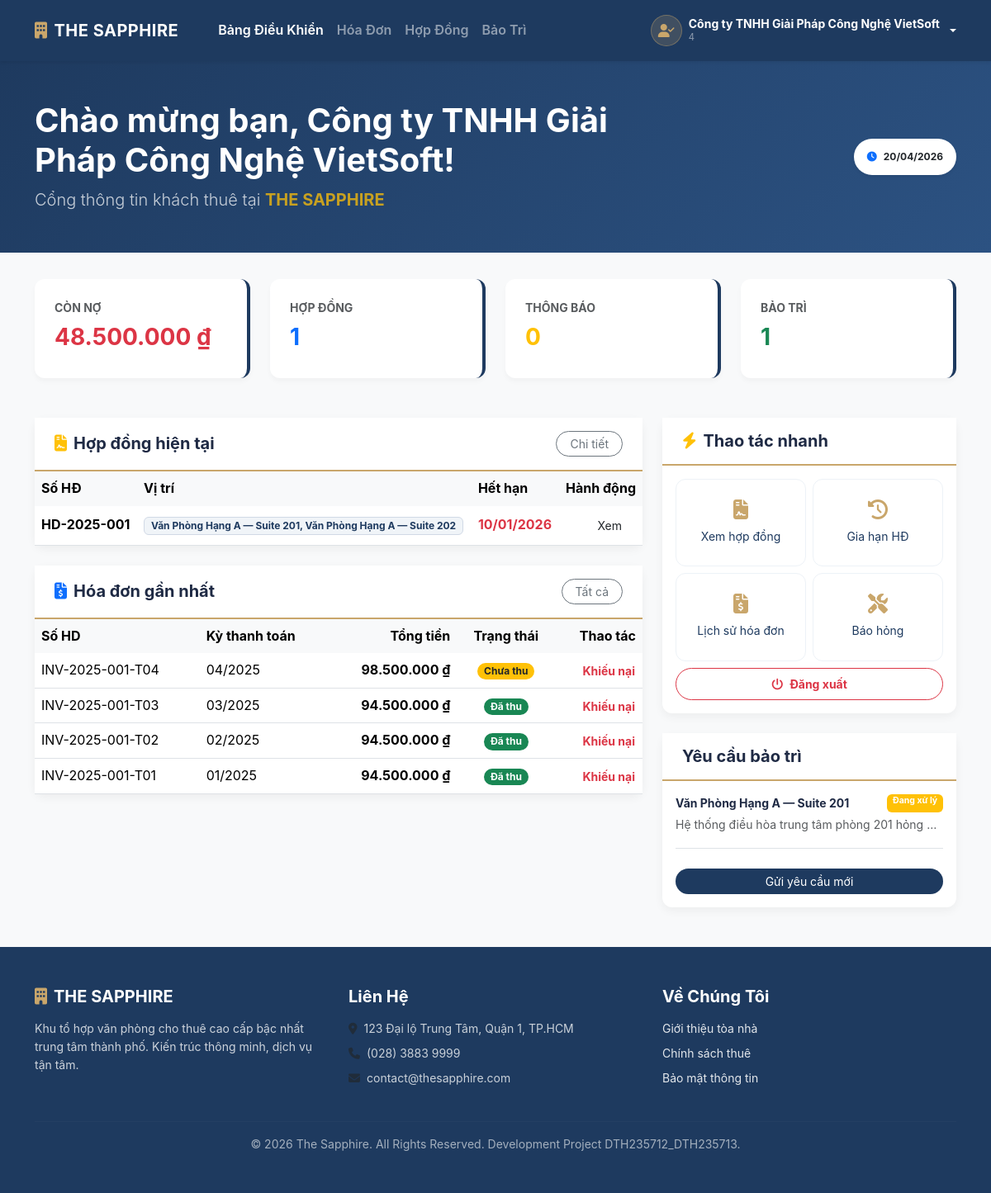
The page /modules/tenant/dashboard.php (signed in) on the database its author committed.
### tables this page shows
CREATE TABLE HOP_DONG (
    soHopDong VARCHAR(50) PRIMARY KEY,
    maKH VARCHAR(20) NOT NULL,
    maNV VARCHAR(20),
    ngayLap DATE,
    ngayBatDau DATE,
    ngayThanhToanDauTien DATE NULL,
    ngayHetHanCuoiCung DATE NULL,
    ngayKetThuc DATE,
    tienTienCoc DECIMAL(15,2) DEFAULT 0.00,
    trangThai TINYINT DEFAULT 1 COMMENT '1: Hieu luc, 0: Ket thuc, 2: Huy, 3: ChoDuyet',
    ngayHuy DATE NULL,
    lyDoHuy TEXT NULL,
    deleted_at DATETIME DEFAULT NULL,
    CONSTRAINT fk_hop_dong_kh FOREIGN KEY (maKH) REFERENCES KHACH_HANG(maKH),
    CONSTRAINT fk_hop_dong_nv FOREIGN KEY (maNV) REFERENCES NHAN_VIEN(maNV)
);

CREATE TABLE HOA_DON (
    soHoaDon VARCHAR(50) PRIMARY KEY,
    soHopDong VARCHAR(50) NOT NULL,
    thang INT NOT NULL,
    nam INT NOT NULL,
    tongTien DECIMAL(15,2) DEFAULT 0.00,
    soTienDaNop DECIMAL(15,2) DEFAULT 0.00,
    soTienConNo DECIMAL(15,2) DEFAULT 0.00,
    trangThai VARCHAR(20) NOT NULL DEFAULT 'ConNo' COMMENT 'ConNo | DaThuMotPhan | DaThu | Void | Huy',
    kyThanhToan VARCHAR(20) NOT NULL COMMENT 'Dinh dang MM/YYYY',
    lyDo TEXT NULL,
    maNV VARCHAR(50) NULL,
    loaiHoaDon VARCHAR(20) DEFAULT 'Chinh' COMMENT 'Chinh | CreditNote',
    ngayLap DATETIME DEFAULT CURRENT_TIMESTAMP,
    created_at DATETIME DEFAULT CURRENT_TIMESTAMP,
    deleted_at DATETIME DEFAULT NULL,
    CONSTRAINT fk_hoa_don_hd FOREIGN KEY (soHopDong) REFERENCES HOP_DONG(soHopDong),
    CONSTRAINT fk_hd_nv FOREIGN KEY (maNV) REFERENCES NHAN_VIEN(maNV)
);

CREATE TABLE MAINTENANCE_REQUEST (
    id VARCHAR(50) PRIMARY KEY,
    maPhong VARCHAR(50) NOT NULL,
    moTa TEXT NOT NULL,
    nguoiYeuCau VARCHAR(20),
    trangThai TINYINT DEFAULT 0 COMMENT '0: Cho tiep nhan, 1: Dang xu ly, 2: Hoan thanh, 3: Huy',
    mucDoUT TINYINT DEFAULT 1 COMMENT '1: Thap, 2: Trung Binh, 3: Cao, 4: Khan cap',
    created_at DATETIME DEFAULT CURRENT_TIMESTAMP,
    deleted_at DATETIME DEFAULT NULL,
    CONSTRAINT fk_maintenance_phong FOREIGN KEY (maPhong) REFERENCES PHONG(maPhong)
);

CREATE TABLE PHONG (
    maPhong VARCHAR(50) PRIMARY KEY,
    maTang VARCHAR(20) NOT NULL,
    tenPhong VARCHAR(100) NOT NULL,
    loaiPhong VARCHAR(50),
    dienTich DECIMAL(10,2),
    soChoLamViec INT DEFAULT 0,
    moTaViTri VARCHAR(200) NULL,
    donGiaM2 DECIMAL(15,2) DEFAULT 0.00,
    giaThue DECIMAL(15,2) NOT NULL DEFAULT 0.00,
    trangThai TINYINT DEFAULT 1 COMMENT '1: Trong, 2: Da thue, 3: Dang sua chua, 4: Lock',
    deleted_at DATETIME DEFAULT NULL,
    CONSTRAINT fk_phong_tang FOREIGN KEY (maTang) REFERENCES TANG(maTang) ON DELETE CASCADE
);

### modules/tenant/dashboard.php (the view, shortened to what this page needs)
<?php
$maKH = $_SESSION['user_id'];
$tenKH = $_SESSION['ten_user'];
$pdo = Database::getInstance()->getConnection();
$stmtHD = $pdo->prepare("SELECT hd.soHopDong, hd.ngayBatDau, hd.ngayKetThuc, hd.trangThai, GROUP_CONCAT(p.tenPhong ORDER BY p.tenPhong SEPARATOR ', ') AS danhSachPhong FROM HOP_DONG hd LEFT JOIN CHI_TIET_HOP_DONG cthd ON hd.soHopDong = cthd.soHopDong LEFT JOIN PHONG p ON cthd.maPhong = p.maPhong WHERE hd.maKH = ? AND hd.trangThai = 1 AND hd.deleted_at IS NULL GROUP BY hd.soHopDong ORDER BY hd.ngayKetThuc ASC LIMIT 5");
$stmtHD->execute([$maKH]);
$hopDongList = $stmtHD->fetchAll(PDO::FETCH_ASSOC);
$stmtHoaDon = $pdo->prepare("SELECT hd.soHoaDon, hd.kyThanhToan, hd.tongTien, hd.soTienConNo, hd.trangThai, hd.loaiHoaDon, hd.ngayLap FROM HOA_DON hd JOIN HOP_DONG h ON hd.soHopDong = h.soHopDong WHERE h.maKH = ? AND hd.deleted_at IS NULL AND hd.loaiHoaDon = 'Chinh' AND hd.trangThai != 'Void' ORDER BY FIELD(hd.trangThai,'ConNo','DaThuMotPhan','DaThu') ASC, hd.ngayLap DESC LIMIT 6");
$stmtHoaDon->execute([$maKH]);
$hoaDonList = $stmtHoaDon->fetchAll(PDO::FETCH_ASSOC);
$stmtNo = $pdo->prepare("SELECT COALESCE(SUM(hd.soTienConNo), 0) as tong_no FROM HOA_DON hd JOIN HOP_DONG h ON hd.soHopDong = h.soHopDong WHERE h.maKH = ? AND hd.trangThai IN ('ConNo','DaThuMotPhan') AND hd.deleted_at IS NULL");
$stmtNo->execute([$maKH]);
$tongNo = (float)$stmtNo->fetchColumn();
$stmtMR = $pdo->prepare("SELECT mr.id, mr.moTa, mr.trangThai, mr.mucDoUT, mr.created_at, p.tenPhong FROM MAINTENANCE_REQUEST mr JOIN PHONG p ON mr.maPhong = p.maPhong JOIN CHI_TIET_HOP_DONG cthd ON p.maPhong = cthd.maPhong JOIN HOP_DONG h ON cthd.soHopDong = h.soHopDong WHERE h.maKH = ? AND mr.deleted_at IS NULL ORDER BY mr.created_at DESC LIMIT 3");
$stmtMR->execute([$maKH]);
$maintenanceList = $stmtMR->fetchAll(PDO::FETCH_ASSOC);
$stmtTB = $pdo->prepare("SELECT tieuDe, noiDung, ngayGui, loaiThongBao, daDoc FROM THONG_BAO WHERE nguoiNhan = ? AND daDoc = 0 ORDER BY ngayGui DESC LIMIT 5");
$stmtTB->execute([$maKH]);
$thongBaoList = $stmtTB->fetchAll(PDO::FETCH_ASSOC);
$soTBChuaDoc = count($thongBaoList);
$trangThaiMR = [0=>'Chờ tiếp nhận',1=>'Đang xử lý',2=>'Hoàn thành',3=>'Đã hủy'];
$badgeMR     = [0=>'secondary',1=>'warning',2=>'success',3=>'danger'];
include __DIR__ . '/../../includes/public/header.php';
?>
<?php include __DIR__ . '/../../includes/public/navbar.php'; ?>
<main>
    <div class="hero-banner-tenant">
        <div class="container text-center text-md-start">
            <div class="row align-items-center">
                <div class="col-md-8">
                    <h1 class="display-6 fw-bold mb-2">Chào mừng bạn, <?php echo htmlspecialchars($tenKH); ?>!</h1>
                    <p class="lead opacity-75 mb-0">Cổng thông tin khách thuê tại <span class="text-warning fw-bold">THE SAPPHIRE</span></p>
                </div>
                <div class="col-md-4 text-md-end mt-3 mt-md-0">
                    <div class="badge bg-white text-dark p-3 rounded-pill shadow-sm">
                        <i class="fa-solid fa-clock me-2 text-primary"></i><?php echo date('d/m/Y'); ?>
                    </div>
                </div>
            </div>
        </div>
    </div>
    <div class="container pb-5">
        <div class="row g-4 mb-5">
            <div class="col-6 col-lg-3">
                <div class="kpi-box">
                    <div class="small text-muted text-uppercase fw-bold mb-2">Còn nợ</div>
                    <div class="h3 fw-bold text-danger"><?php echo number_format($tongNo,0,',','.'); ?> ₫</div>
                </div>
            </div>
            <div class="col-6 col-lg-3">
                <div class="kpi-box">
                    <div class="small text-muted text-uppercase fw-bold mb-2">Hợp đồng</div>
                    <div class="h3 fw-bold text-primary"><?php echo count($hopDongList); ?></div>
                </div>
            </div>
            <div class="col-6 col-lg-3">
                <div class="kpi-box">
                    <div class="small text-muted text-uppercase fw-bold mb-2">Thông báo</div>
                    <div class="h3 fw-bold text-warning"><?php echo $soTBChuaDoc; ?></div>
                </div>
            </div>
            <div class="col-6 col-lg-3">
                <div class="kpi-box">
                    <div class="small text-muted text-uppercase fw-bold mb-2">Bảo trì</div>
                    <div class="h3 fw-bold text-success"><?php echo count($maintenanceList); ?></div>
                </div>
            </div>
        </div>
        <div class="row g-4">
            <div class="col-lg-8">
                <div class="tenant-card mb-4">
                    <div class="tenant-card-header d-flex justify-content-between align-items-center">
                        <h5 class="m-0 fw-bold text-navy"><i class="fa-solid fa-file-contract me-2 text-warning"></i>Hợp đồng hiện tại</h5>
                        <a href="hop_dong.php?soHopDong=<?php echo $hopDongList[0]['soHopDong'] ?? ''; ?>" class="btn btn-sm btn-outline-secondary rounded-pill px-3">Chi tiết</a>
                    </div>
                    <div class="p-0">
                        <div class="table-responsive">
                            <table class="table table-hover align-middle mb-0">
                                <thead class="table-light">
                                    <tr>
                                        <th class="border-0">Số HĐ</th>
                                        <th class="border-0">Vị trí</th>
                                        <th class="border-0">Hết hạn</th>
                                        <th class="border-0 text-end">Hành động</th>
                                    </tr>
                                </thead>
                                <tbody>
                                    <?php foreach ($hopDongList as $hd):
                                        $ngayHetHan = strtotime($hd['ngayKetThuc']);
                                    ?>
                                        <tr>
                                            <td class="fw-bold"><?php echo $hd['soHopDong']; ?></td>
                                            <td><span class="badge" style="background-color: #f0f4f8; color: #1e3a5f; border: 1px solid #d1d9e6;"><?php echo $hd['danhSachPhong']; ?></span></td>
                                            <td>
                                                <span class="text-danger fw-bold"><?php echo date('d/m/Y', $ngayHetHan); ?></span>
                                            </td>
                                            <td class="text-end">
                                                <div class="d-flex justify-content-end gap-2">
                                                    <a href="hop_dong.php?soHopDong=<?php echo $hd['soHopDong']; ?>" class="btn btn-sm btn-outline-navy rounded-pill px-3">Xem</a>
                                                </div>
                                            </td>
                                        </tr>
                                    <?php endforeach; ?>
                                </tbody>
                            </table>
                        </div>
                    </div>
                </div>
                <div class="tenant-card">
                    <div class="tenant-card-header d-flex justify-content-between align-items-center">
                        <h5 class="m-0 fw-bold text-navy"><i class="fa-solid fa-file-invoice-dollar me-2 text-primary"></i>Hóa đơn gần nhất</h5>
                        <a href="hoa_don.php" class="btn btn-sm btn-outline-secondary rounded-pill px-3">Tất cả</a>
                    </div>
                    <div class="p-0">
                        <div class="table-responsive">
                            <table class="table table-hover align-middle mb-0">
                                <thead class="table-light">
                                    <tr>
                                        <th class="border-0">Số HD</th>
                                        <th class="border-0">Kỳ thanh toán</th>
                                        <th class="border-0 text-end">Tổng tiền</th>
                                        <th class="border-0 text-center">Trạng thái</th>
                                        <th class="border-0 text-end">Thao tác</th>
                                    </tr>
                                </thead>
                                <tbody>
                                    <?php foreach ($hoaDonList as $hd): ?>
                                        <tr>
                                            <td><?php echo $hd['soHoaDon']; ?></td>
                                            <td><?php echo $hd['kyThanhToan']; ?></td>
                                            <td class="text-end fw-bold text-navy"><?php echo number_format($hd['tongTien'],0,',','.'); ?> ₫</td>
                                            <td class="text-center">
                                                <span class="badge rounded-pill <?php echo $hd['trangThai']=='DaThu' ? 'bg-success' : 'bg-warning text-dark'; ?>">
                                                    <?php echo $hd['trangThai']=='DaThu' ? 'Đã thu' : 'Chưa thu'; ?>
                                                </span>
                                            </td>
                                            <td class="text-end">
                                                <a href="tranh_chap.php?soHoaDon=<?php echo $hd['soHoaDon']; ?>" class="btn btn-sm btn-link text-danger text-decoration-none fw-bold p-0">
                                                    Khiếu nại
                                                </a>
                                            </td>
                                        </tr>
                                    <?php endforeach; ?>
                                </tbody>
                            </table>
                        </div>
                    </div>
                </div>
            </div>
            <div class="col-lg-4">
                <div class="tenant-card mb-4 text-navy">
                    <div class="tenant-card-header">
                        <h5 class="m-0 fw-bold"><i class="fa-solid fa-bolt me-2 text-warning"></i>Thao tác nhanh</h5>
                    </div>
                    <div class="p-3">
                        <div class="row g-2">
                            <div class="col-6">
                                <a href="hop_dong.php?soHopDong=<?php echo $hopDongList[0]['soHopDong'] ?? ''; ?>" class="quick-link-item small">
                                    <i class="fa-solid fa-file-contract"></i>
                                    Xem hợp đồng
                                </a>
                            </div>
                            <div class="col-6">
                                <a href="yeu_cau_giahan.php" class="quick-link-item small">
                                    <i class="fa-solid fa-clock-rotate-left"></i>
                                    Gia hạn HĐ
                                </a>
                            </div>
                            <div class="col-6">
                                <a href="hoa_don.php" class="quick-link-item small">
                                    <i class="fa-solid fa-file-invoice-dollar"></i>
                                    Lịch sử hóa đơn
                                </a>
                            </div>
                            <div class="col-6">
                                <a href="maintenance.php" class="quick-link-item small">
                                    <i class="fa-solid fa-screwdriver-wrench"></i>
                                    Báo hỏng
                                </a>
                            </div>
                            <div class="col-12 mt-2">
                                <a href="<?= BASE_URL ?>dangxuat.php" class="btn btn-outline-danger w-100 rounded-pill btn-sm py-2 fw-bold">
                                    <i class="fa-solid fa-power-off me-2"></i>Đăng xuất
                                </a>
                            </div>
                        </div>
                    </div>
                </div>
                <div class="tenant-card">
                    <div class="tenant-card-header">
                        <h5 class="m-0 fw-bold">Yêu cầu bảo trì</h5>
                    </div>
                    <div class="p-3">
                        <?php if (empty($maintenanceList)): ?>
                            <div class="text-center py-3 text-muted small">Không có yêu cầu nào.</div>
                        <?php else: ?>
                            <?php foreach ($maintenanceList as $mr): ?>
                                <div class="mb-3 pb-3 border-bottom last-child-noborder">
                                    <div class="d-flex justify-content-between mb-1 small">
                                        <span class="fw-bold"><?php echo htmlspecialchars($mr['tenPhong']); ?></span>
                                        <span class="badge bg-<?php echo $badgeMR[$mr['trangThai']]; ?>"><?php echo $trangThaiMR[$mr['trangThai']]; ?></span>
                                    </div>
                                    <div class="text-muted small text-truncate"><?php echo htmlspecialchars($mr['moTa']); ?></div>
                                </div>
                            <?php endforeach; ?>
                        <?php endif; ?>
                        <a href="maintenance.php" class="btn btn-navy w-100 mt-2 rounded-pill btn-sm" style="background-color: var(--tenant-navy); color: #fff;">Gửi yêu cầu mới</a>
                    </div>
                </div>
            </div>
        </div>
    </div>
</main>
<?php include __DIR__ . '/../../includes/public/footer.php'; ?>

### rows shown on the page
hop_dong: soHopDong "HD-2025-001", danhSachPhong "Văn Phòng Hạng A — Suite 201, Văn Phòng Hạng A — Suite 202", ngayKetThuc "10/01/2026"
hoa_don: soHoaDon "INV-2025-001-T04", kyThanhToan "04/2025", tongTien "98.500.000", trangThai "Chưa thu"
hoa_don: soHoaDon "INV-2025-001-T03", kyThanhToan "03/2025", tongTien "94.500.000", trangThai "Đã thu"
hoa_don: soHoaDon "INV-2025-001-T02", kyThanhToan "02/2025", tongTien "94.500.000", trangThai "Đã thu"
hoa_don: soHoaDon "INV-2025-001-T01", kyThanhToan "01/2025", tongTien "94.500.000", trangThai "Đã thu"
maintenance_request: maPhong.tenPhong "Văn Phòng Hạng A — Suite 201", trangThai "Đang xử lý", moTa "Hệ thống điều hòa trung tâm phòng 201 hỏng…"

### other values the page prints
$_SESSION['ten_user'] "Công ty TNHH Giải Pháp Công Nghệ VietSoft"
$_SESSION['user_role'] "4"
$tenKH "Công ty TNHH Giải Pháp Công Nghệ VietSoft"
$tongNo "48.500.000"
count($hopDongList) "1"
$soTBChuaDoc "0"
count($maintenanceList) "1"
